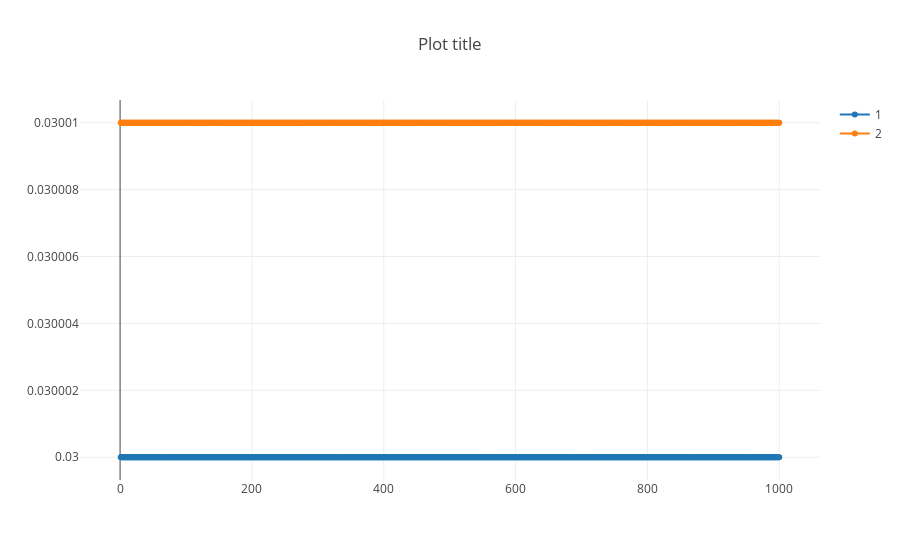

Notebook code cell kept with this figure:
### Code cell
data = []
data.append(go.Scatter(x=np.arange(1, 1001), y=x1, mode='lines+markers', name="1"))
data.append(go.Scatter(x=np.arange(1, 1001), y=x2, mode='lines+markers', name="2"))
ply.iplot({"data":data, "layout": go.Layout(title="Plot title")})

### Figure 1 — Plotly figure (JSON) as saved in the notebook; plotly's stock layout.template omitted (floating-point values rounded to 4 significant figures; data arrays with more than 128 entries replaced by an {"elided": "..."} marker saying what was removed)
{"data": [{"mode": "lines+markers", "name": "1", "type": "scatter", "uid": "73a3fec0-32bd-45b6-93b2-bff5fbdc6e9b", "x": {"elided": "1000 int values"}, "y": {"elided": "1000 float values"}}, {"mode": "lines+markers", "name": "2", "type": "scatter", "uid": "4bf11ac7-8588-41b4-a564-d85af5e3b028", "x": {"elided": "1000 int values"}, "y": {"elided": "1000 float values"}}], "layout": {"title": {"text": "Plot title"}}}
